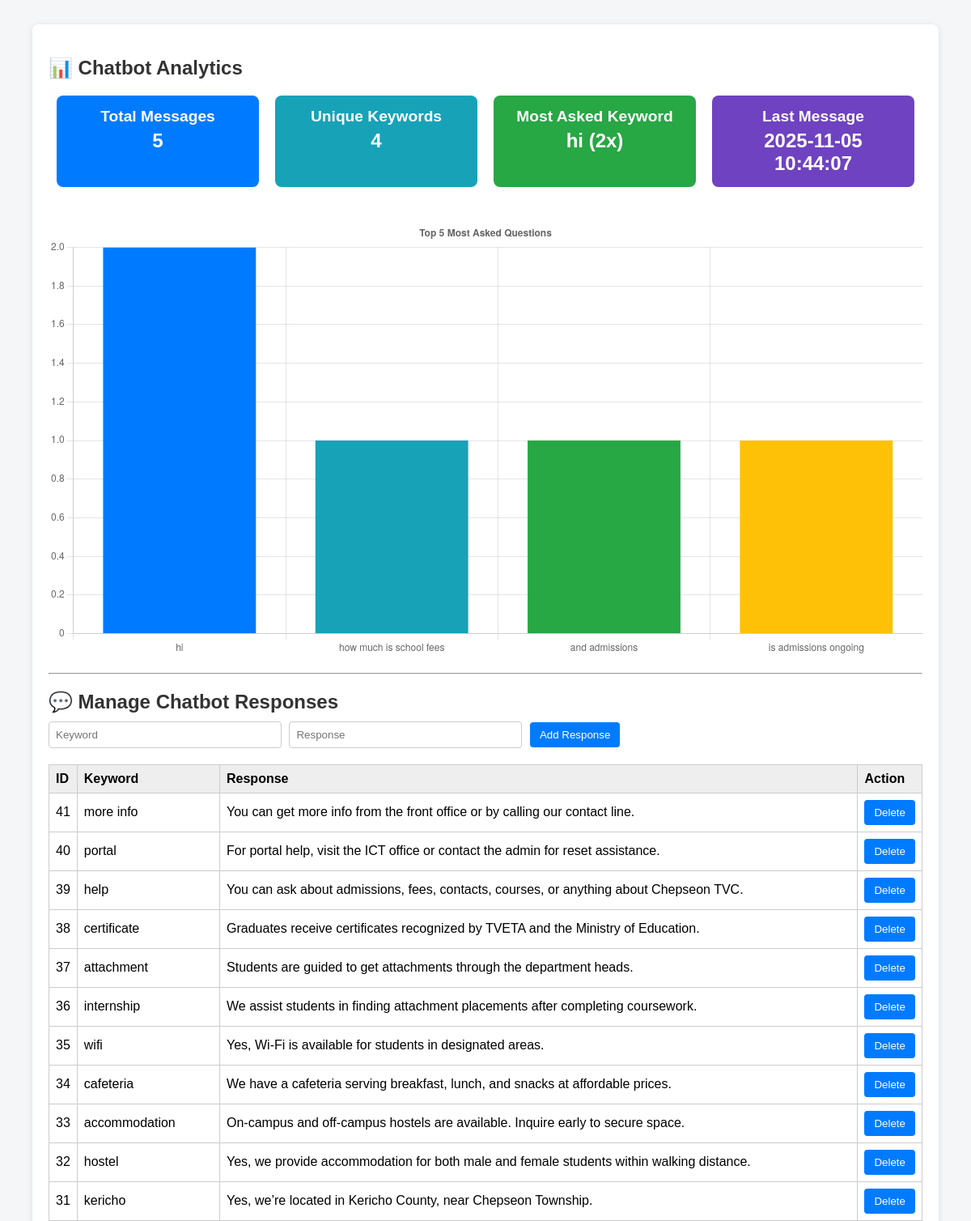
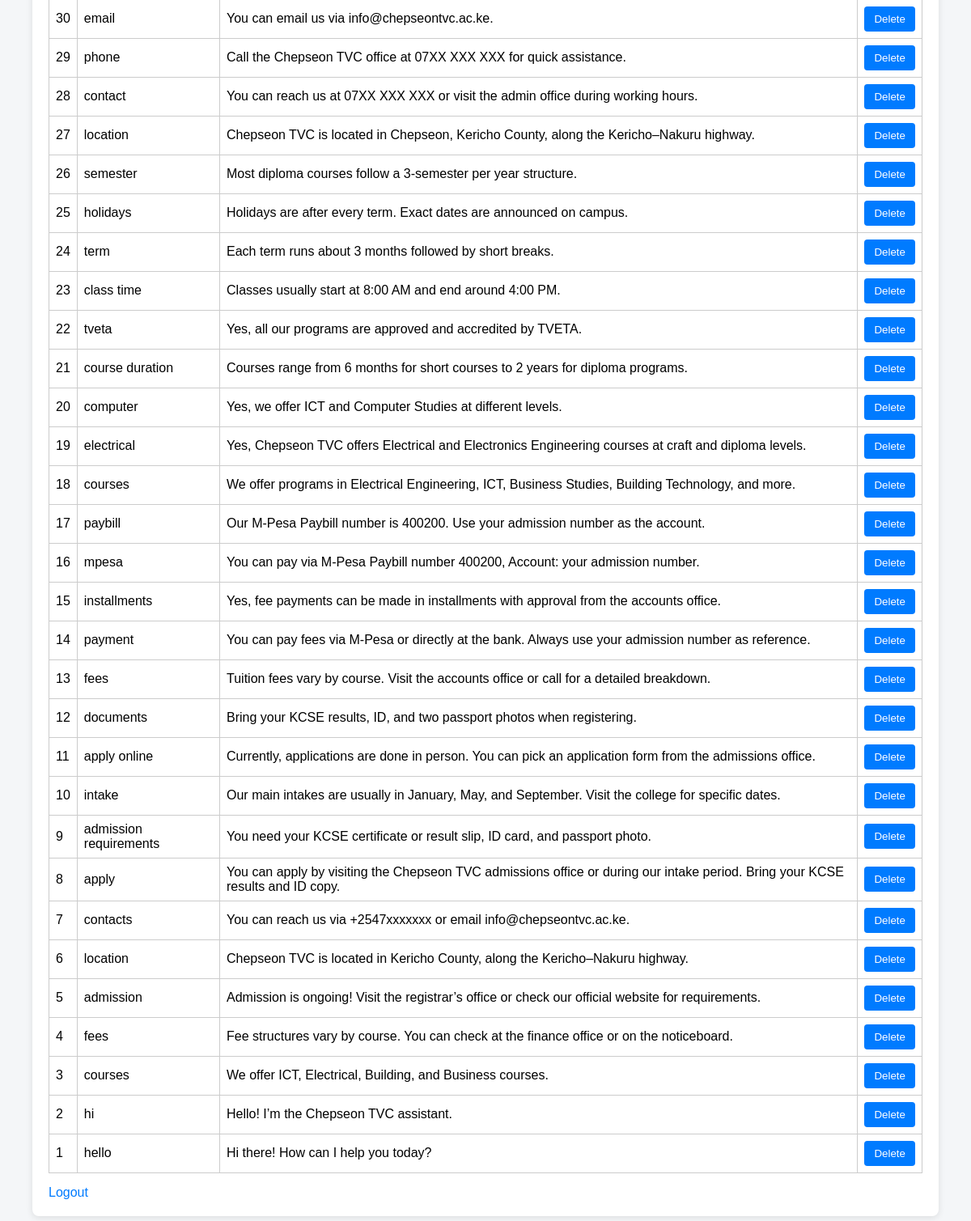
Page /admin/manage_responses.php (signed in) on the committed database (2 pictures, top to bottom).
### tables this page shows
CREATE TABLE `chat_logs` (
  `id` int(11) NOT NULL,
  `user_message` text DEFAULT NULL,
  `bot_reply` text DEFAULT NULL,
  `created_at` timestamp NOT NULL DEFAULT current_timestamp()
);

CREATE TABLE `responses` (
  `id` int(11) NOT NULL,
  `keyword` varchar(100) NOT NULL,
  `response` text NOT NULL
);

### admin/manage_responses.php (the view, shortened to what this page needs)
<?php
require_once "../db_connect.php";
$responses = $conn->query("SELECT * FROM responses ORDER BY id DESC");
$totalMessages = $conn->query("SELECT COUNT(*) AS total FROM chat_logs")->fetch_assoc()['total'] ?? 0;
$uniqueKeywords = $conn->query("SELECT COUNT(DISTINCT user_message) AS unique_count FROM chat_logs")->fetch_assoc()['unique_count'] ?? 0;
$mostAsked = $conn->query("SELECT user_message, COUNT(*) AS freq FROM chat_logs GROUP BY user_message ORDER BY freq DESC LIMIT 1")->fetch_assoc();
$mostAskedKeyword = $mostAsked['user_message'] ?? 'N/A';
$mostAskedCount = $mostAsked['freq'] ?? 0;
$lastMessage = $conn->query("SELECT created_at FROM chat_logs ORDER BY created_at DESC LIMIT 1")->fetch_assoc();
$lastMessageTime = $lastMessage['created_at'] ?? 'N/A';
$chartData = [];
$chartQuery = $conn->query("SELECT user_message, COUNT(*) AS count FROM chat_logs GROUP BY user_message ORDER BY count DESC LIMIT 5");
while ($row = $chartQuery->fetch_assoc()) {
    $chartData[] = $row;
}
?>
<!DOCTYPE html>
<html lang="en">
<head>
</head>
<body>
<div class="container">
  <h2>📊 Chatbot Analytics</h2>
  <div class="analytics">
    <div class="box">
      <h3>Total Messages</h3>
      <p><?= $totalMessages ?></p>
    </div>
    <div class="box" style="background:#17a2b8;">
      <h3>Unique Keywords</h3>
      <p><?= $uniqueKeywords ?></p>
    </div>
    <div class="box" style="background:#28a745;">
      <h3>Most Asked Keyword</h3>
      <p><?= htmlspecialchars($mostAskedKeyword) ?> (<?= $mostAskedCount ?>x)</p>
    </div>
    <div class="box" style="background:#6f42c1;">
      <h3>Last Message</h3>
      <p><?= $lastMessageTime ?></p>
    </div>
  </div>
  <div class="chart-container">
    <canvas id="topKeywordsChart"></canvas>
  </div>
  <hr>
  <h2>💬 Manage Chatbot Responses</h2>
  <form method="POST">
    <input type="text" name="keyword" placeholder="Keyword" required>
    <input type="text" name="response" placeholder="Response" required>
    <button type="submit" name="add">Add Response</button>
  </form>
  <table>
    <tr>
      <th>ID</th>
      <th>Keyword</th>
      <th>Response</th>
      <th>Action</th>
    </tr>
    <?php while ($row = $responses->fetch_assoc()): ?>
    <tr>
      <td><?= htmlspecialchars($row['id']) ?></td>
      <td><?= htmlspecialchars($row['keyword']) ?></td>
      <td><?= htmlspecialchars($row['response']) ?></td>
      <td>
        <form method="POST" style="display:inline;">
          <button name="delete" onclick="return confirm('Delete this response?');">Delete</button>
        </form>
      </td>
    </tr>
    <?php endwhile; ?>
  </table>
  <a href="logout.php">Logout</a>
</div>
<script>
  const ctx = document.getElementById('topKeywordsChart');
  new Chart(ctx, {
    type: 'bar',
    data: {
      labels: <?= json_encode(array_column($chartData, 'user_message')) ?>,
      datasets: [{
        label: 'Top 5 Most Asked Keywords',
        data: <?= json_encode(array_column($chartData, 'count')) ?>,
        backgroundColor: ['#007bff','#17a2b8','#28a745','#ffc107','#dc3545']
      }]
    },
    options: {
      responsive: true,
      plugins: {
        legend: { display: false },
        title: { display: true, text: 'Top 5 Most Asked Questions' }
      }
    }
  });
</script>
</body>
</html>

### admin/manage_responses.php (style rules this page uses)
body { font-family: Arial, sans-serif; background: #f4f6f8; margin: 0; padding: 0; }
.container { width: 90%; margin: 30px auto; background: #fff; padding: 20px; border-radius: 8px; box-shadow: 0 2px 8px rgba(0,0,0,0.1); }
h2 { color: #333; margin-bottom: 10px; }
.analytics { display: flex; justify-content: space-between; flex-wrap: wrap; margin-bottom: 30px; }
.box { flex: 1; min-width: 200px; background: #007bff; color: #fff; padding: 15px; border-radius: 8px; margin: 10px; text-align: center; }
.box h3 { margin: 0; font-size: 1.2em; }
.box p { margin: 5px 0 0; font-size: 1.5em; font-weight: bold; }
form { margin-bottom: 20px; }
input[type="text"] { padding: 8px; margin-right: 5px; width: 25%; border: 1px solid #ccc; border-radius: 4px; }
button { background: #007bff; color: #fff; border: none; padding: 8px 12px; border-radius: 4px; cursor: pointer; }
table { width: 100%; border-collapse: collapse; background: #fff; margin-top: 20px; }
th, td { border: 1px solid #ccc; padding: 8px; text-align: left; }
th { background: #eee; }
a { display: inline-block; margin-top: 15px; color: #007bff; text-decoration: none; }
.chart-container { width: 100%; margin: 20px auto; }

### rows in the picture
chat_logs: created_at "2025-11-05 10:44:07"
responses: id "41", keyword "more info", response "You can get more info from the front office or by calling our contact line."
responses: id "40", keyword "portal", response "For portal help, visit the ICT office or contact the admin for reset assistance."
responses: id "39", keyword "help", response "You can ask about admissions, fees, contacts, courses, or anything about Chepseon TVC."
responses: id "38", keyword "certificate", response "Graduates receive certificates recognized by TVETA and the Ministry of Education."
responses: id "37", keyword "attachment", response "Students are guided to get attachments through the department heads."
responses: id "36", keyword "internship", response "We assist students in finding attachment placements after completing coursework."
responses: id "35", keyword "wifi", response "Yes, Wi-Fi is available for students in designated areas."
responses: id "34", keyword "cafeteria", response "We have a cafeteria serving breakfast, lunch, and snacks at affordable prices."
responses: id "33", keyword "accommodation", response "On-campus and off-campus hostels are available. Inquire early to secure space."
responses: id "32", keyword "hostel", response "Yes, we provide accommodation for both male and female students within walking distance."
responses: id "31", keyword "kericho", response "Yes, we’re located in Kericho County, near Chepseon Township."
responses: id "30", keyword "email", response "You can email us via info@chepseontvc.ac.ke."
responses: id "29", keyword "phone", response "Call the Chepseon TVC office at 07XX XXX XXX for quick assistance."
responses: id "28", keyword "contact", response "You can reach us at 07XX XXX XXX or visit the admin office during working hours."
responses: id "27", keyword "location", response "Chepseon TVC is located in Chepseon, Kericho County, along the Kericho–Nakuru highway."
responses: id "26", keyword "semester", response "Most diploma courses follow a 3-semester per year structure."
responses: id "25", keyword "holidays", response "Holidays are after every term. Exact dates are announced on campus."
responses: id "24", keyword "term", response "Each term runs about 3 months followed by short breaks."
responses: id "23", keyword "class time", response "Classes usually start at 8:00 AM and end around 4:00 PM."
responses: id "22", keyword "tveta", response "Yes, all our programs are approved and accredited by TVETA."
responses: id "21", keyword "course duration", response "Courses range from 6 months for short courses to 2 years for diploma programs."
responses: id "20", keyword "computer", response "Yes, we offer ICT and Computer Studies at different levels."
responses: id "19", keyword "electrical", response "Yes, Chepseon TVC offers Electrical and Electronics Engineering courses at craft and diploma levels."
responses: id "18", keyword "courses", response "We offer programs in Electrical Engineering, ICT, Business Studies, Building Technology, and more."
responses: id "17", keyword "paybill", response "Our M-Pesa Paybill number is 400200. Use your admission number as the account."
responses: id "16", keyword "mpesa", response "You can pay via M-Pesa Paybill number 400200, Account: your admission number."
responses: id "15", keyword "installments", response "Yes, fee payments can be made in installments with approval from the accounts office."
responses: id "14", keyword "payment", response "You can pay fees via M-Pesa or directly at the bank. Always use your admission number as reference."
responses: id "13", keyword "fees", response "Tuition fees vary by course. Visit the accounts office or call for a detailed breakdown."
responses: id "12", keyword "documents", response "Bring your KCSE results, ID, and two passport photos when registering."
responses: id "11", keyword "apply online", response "Currently, applications are done in person. You can pick an application form from the admissions office."
responses: id "10", keyword "intake", response "Our main intakes are usually in January, May, and September. Visit the college for specific dates."
responses: id "9", keyword "admission requirements", response "You need your KCSE certificate or result slip, ID card, and passport photo."
responses: id "8", keyword "apply", response "You can apply by visiting the Chepseon TVC admissions office or during our intake period. Bring your KCSE results and ID copy."
responses: id "7", keyword "contacts", response "You can reach us via +2547xxxxxxx or email info@chepseontvc.ac.ke."
responses: id "6", keyword "location", response "Chepseon TVC is located in Kericho County, along the Kericho–Nakuru highway."
responses: id "5", keyword "admission", response "Admission is ongoing! Visit the registrar’s office or check our official website for requirements."
responses: id "4", keyword "fees", response "Fee structures vary by course. You can check at the finance office or on the noticeboard."
responses: id "3", keyword "courses", response "We offer ICT, Electrical, Building, and Business courses."
responses: id "2", keyword "hi", response "Hello! I’m the Chepseon TVC assistant."
responses: id "1", keyword "hello", response "Hi there! How can I help you today?"

### other values in the picture
$totalMessages "5"
$uniqueKeywords "4"
$mostAskedKeyword "hi"
$mostAskedCount "2"
chart data {{ json_encode(array_column($chartData, 'user_message')) }} ["hi","how much is school fees","and admissions","is admissions ongoing"]
chart data {{ json_encode(array_column($chartData, 'count')) }} ["2","1","1","1"]
